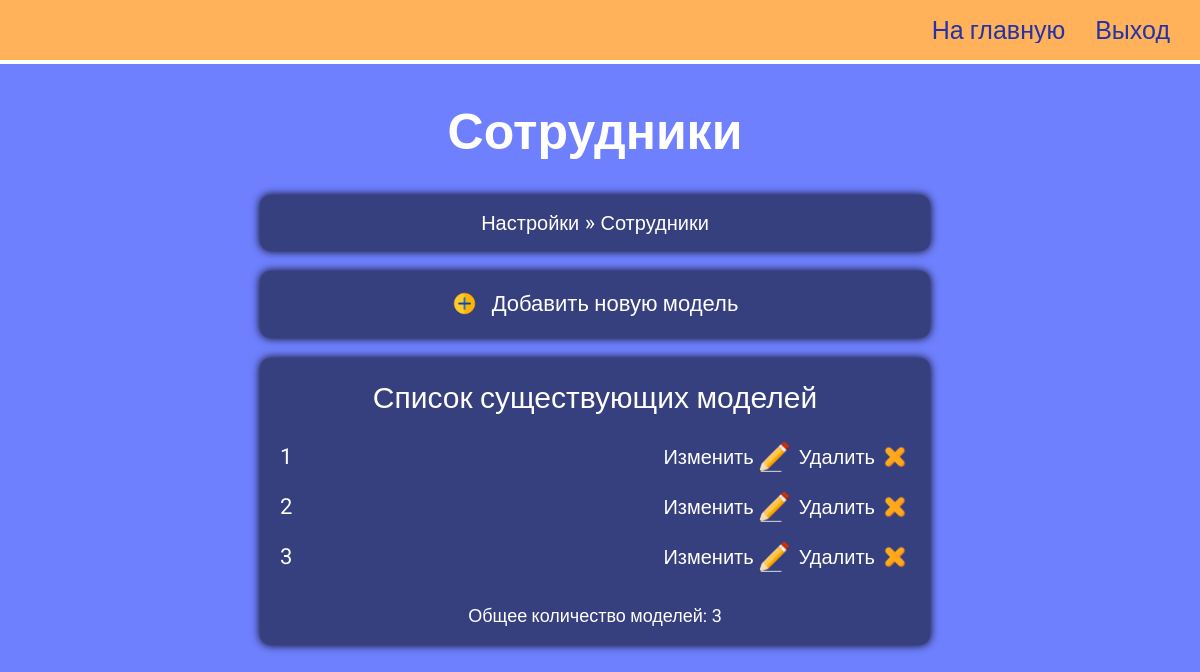
Page /customization/change-employee/ (signed in) on the committed database.
### simetra_app/models.py (models this page shows, shortened)
class Employee(models.Model):
    def get_upload_path(self, filename):
        return Path('main_page/employees', get_uuid4_filename(filename))
    name = models.CharField(max_length=100)
    position = models.CharField(max_length=200)
    image = models.ImageField(
        default='main_page/employees/default-avatar.jpg',
        upload_to=get_upload_path,
    )

### simetra_app/views.py (the view)
@login_required(login_url='simetra_app:staff-login')
def change_employee_model(request):
    context = get_context_to_change_model(Employee)
    context['heading'] = 'Сотрудники'
    context['object_name'] = 'employee'
    context = update_context_for_customization_pages_navbar(request, context)
    return render(request, 'simetra_app/change-model.html', context)

### simetra_app/views.py (called while the page is built)
def get_context_to_change_model(Object):
    context = {
        'list_of_objects': Object.objects.all(),
        'number_of_objects': Object.objects.all().count(),
    }
    is_object_city = ContentType.objects.get_for_model(Object) == \
                     ContentType.objects.get_for_model(City)
    if is_object_city:
        context["is_city"] = True
    return context

def update_context_for_customization_pages_navbar(request, context):
    def is_it_update_page(url_ancestors_name_list):
        return url_ancestors_name_list[-2][:7] == 'update-'
    url_ancestors_name_list = request.path.split('/')[1:-1]
    if is_it_update_page(url_ancestors_name_list):
        context['update_model'] = url_ancestors_name_list[-2]
        context['model_id'] = url_ancestors_name_list[-1]
        context['is_this_update_page'] = True
        del (url_ancestors_name_list[-2])
        del (url_ancestors_name_list[-1])
    context['url_ancestors_name_list'] = url_ancestors_name_list
    return context

### simetra_app/templates/simetra_app/change-model.html (shortened to what this page needs)
{% load static %}
<!DOCTYPE html>
<html lang="ru">
<head>
  <link rel="stylesheet" href="{% static 'simetra_app/customization_page/change-model/styles/style.css' %}" />
  <link rel="stylesheet" href="{% static 'simetra_app/customization_page/common-static/styles/style.css' %}" />
</head>
<body>
  <div class="wrapper">
    <header class="header">
      <div class="header__container">
        <nav class="header__menu menu">
          <ul class="menu__list">
            <li class="menu__item">
              <a href="{% url 'simetra_app:customization' %}" class="menu__link _link">На главную</a>
            </li>
            <li class="menu__item">
              <a href="{% url 'simetra_app:staff-logout' %}" class="menu__link _link">Выход</a>
            </li>
          </ul>
        </nav>
      </div>
    </header>
    <main class="page">
      <section class="page__home home">
        <div class="home__container _center-block">
          <h1 class="home__title _center-text">{{ heading }}</h1>
          <div class="home__navbar _center-text">
            {% include 'simetra_app/customization-navbar.html' %}
          </div>
          {% with 'simetra_app:create-'|add:object_name as creation_link %}
            <p class="_center-text"><a class="home__add _link" href="{% url creation_link %}">Добавить новую модель</a></p>
          {% endwith %}
          <div class="home__block">
            <h2 class="home__caption _center-text">Список существующих моделей</h2>
            <ul>
              {% for object in list_of_objects %}
                <li class="home__item">
                  {% if is_city %}
                    <span name="city-name">{{ object.russian_name }}</span>
                  {% else %}
                    {{ object.name }}
                  {% endif %}
                  <div class="home__options">
                    {% with 'simetra_app:update-'|add:object_name as updating_link %}
                      <a class="home__change _link" href="{% url updating_link object.id %}">
                        <span>Изменить</span>
                        <img class="home__option-image" src="{% static 'simetra_app/customization_page/change-model/assets/img/change.png' %}">
                      </a>
                    {% endwith %}
                    {% with 'simetra_app:delete-'|add:object_name as deleting_link %}
                      <a class="home__delete _link" href="{% url deleting_link object.id %}">
                        <span>Удалить</span>
                        <img class="home__option-image" src="{% static 'simetra_app/customization_page/change-model/assets/img/delete.png' %}">
                      </a>
                    {% endwith %}
                  </div>
                </li>
              {% endfor %}
            </ul>
            <p class="_center-text">Общее количество моделей: {{ number_of_objects }}</p>
          </div>
      </section>
    </main>
  </div>
</body>
</html>

### simetra_app/static/simetra_app/customization_page/change-model/styles/style.css (style rules this page uses)
* { padding: 0; margin: 0; border: 0; }
*, *:before, *:after { -webkit-box-sizing: border-box; box-sizing: border-box; }
nav, footer, header, aside { display: block; }
html, body { height: 100%; width: 100%; font-size: 100%; line-height: 1; font-size: 14px; -ms-text-size-adjust: 100%; -moz-text-size-adjust: 100%; -webkit-text-size-adjust: 100%; }
a, a:visited { text-decoration: none; }
ul li { list-style: none; }
img { vertical-align: top; }
h1, h2, h3, h4, h5, h6 { font-size: inherit; font-weight: 400; }
body { font-family: "Roboto", sans-serif; font-size: 18px; background-color: #6f80ff; }
.wrapper { min-height: 100%; overflow: hidden; display: -webkit-box; display: -ms-flexbox; display: flex; -webkit-box-orient: vertical; -webkit-box-direction: normal; -ms-flex-direction: column; flex-direction: column; }
._link { display: block; color: #ffffff; font-size: 20px; -webkit-transition: 0.5s; transition: 0.5s; }
._center-block { margin-left: auto; margin-right: auto; }
._center-text { text-align: center; }
.header { position: absolute; border-bottom: 4px solid white; background-color: #ffb259; width: 100%; left: 0; top: 0; z-index: 10; }
.header__container { max-width: 1400px; margin: 0px auto; padding: 0px 10px; display: -webkit-box; display: -ms-flexbox; display: flex; min-height: 60px; -webkit-box-align: center; -ms-flex-align: center; align-items: center; -webkit-box-pack: justify; -ms-flex-pack: justify; justify-content: space-between; }
.menu { width: 100%; }
.menu__list { display: -webkit-box; display: -ms-flexbox; display: flex; -ms-flex-wrap: wrap; flex-wrap: wrap; -webkit-box-pack: end; -ms-flex-pack: end; justify-content: flex-end; padding: 0px 20px; gap: 20px 30px; }
.menu__link { font-size: 25px; color: #2433a6; -webkit-transition: 0.3s; transition: 0.3s; }
.page { -webkit-box-flex: 1; -ms-flex: 1 1 auto; flex: 1 1 auto; }
.home { color: #ffffff; padding: 100px 0px 0px 0px; }
.home__container { padding: 0px 10px 0px 0px; max-width: 680px; }
.home__title { font-weight: bold; font-size: 50px; line-height: 130%; margin-bottom: 30px; }
.home__navbar { font-size: 22px; line-height: 120%; margin-bottom: 20px; border-radius: 10px; -webkit-box-shadow: 0px 0px 10px 0px black; box-shadow: 0px 0px 10px 0px black; padding: 15px 15px; background-color: #37407f; }
.home__add { font-size: 22px; line-height: 120%; margin-bottom: 20px; border-radius: 10px; -webkit-box-shadow: 0px 0px 10px 0px black; box-shadow: 0px 0px 10px 0px black; padding: 20px 15px; background-color: #37407f; }
.home__add::before { content: ""; background: url("../assets/img/add.png") no-repeat; font-size: 22px; padding-left: 40px; background-size: contain; }
.home__caption { font-size: 30px; margin-bottom: 20px; line-height: 130%; }
.home__block { padding: 10px 0px; border-radius: 10px; -webkit-box-shadow: 0px 0px 10px 0px black; box-shadow: 0px 0px 10px 0px black; padding: 20px 15px; margin-bottom: 30px; background-color: #37407f; }
.home__item { margin-bottom: 10px; display: -webkit-box; display: -ms-flexbox; display: flex; font-size: 22px; -webkit-box-pack: justify; -ms-flex-pack: justify; justify-content: space-between; -webkit-box-align: center; -ms-flex-align: center; align-items: center; -ms-flex-wrap: wrap; flex-wrap: wrap; gap: 10px 40px; padding: 5px; border-radius: 5px; }
.home__item:last-child { margin-bottom: 30px; }
.home__options { display: -webkit-box; display: -ms-flexbox; display: flex; -webkit-box-align: center; -ms-flex-align: center; align-items: center; gap: 10px 10px; }
.home__change, .home__delete { display: -webkit-box; display: -ms-flexbox; display: flex; -webkit-box-align: center; -ms-flex-align: center; align-items: center; gap: 0px 5px; }
.home__option-image { width: 30px; }

### simetra_app/static/simetra_app/customization_page/common-static/styles/style.css (style rules this page uses)
._center-block { margin-left: auto; margin-right: auto; }
._center-text { text-align: center; }

### simetra_app/static/simetra_app/customization_page/customization-navbar/styles/style.css (style rules this page uses)
a { color: white; }
ul { overflow: hidden; }
li { display: inline-block; }

### rows in the picture
Employee: name "1"
Employee: name "2"
Employee: name "3"

### other values in the picture
{{ heading }} "Сотрудники"
{{ number_of_objects }} "3"
